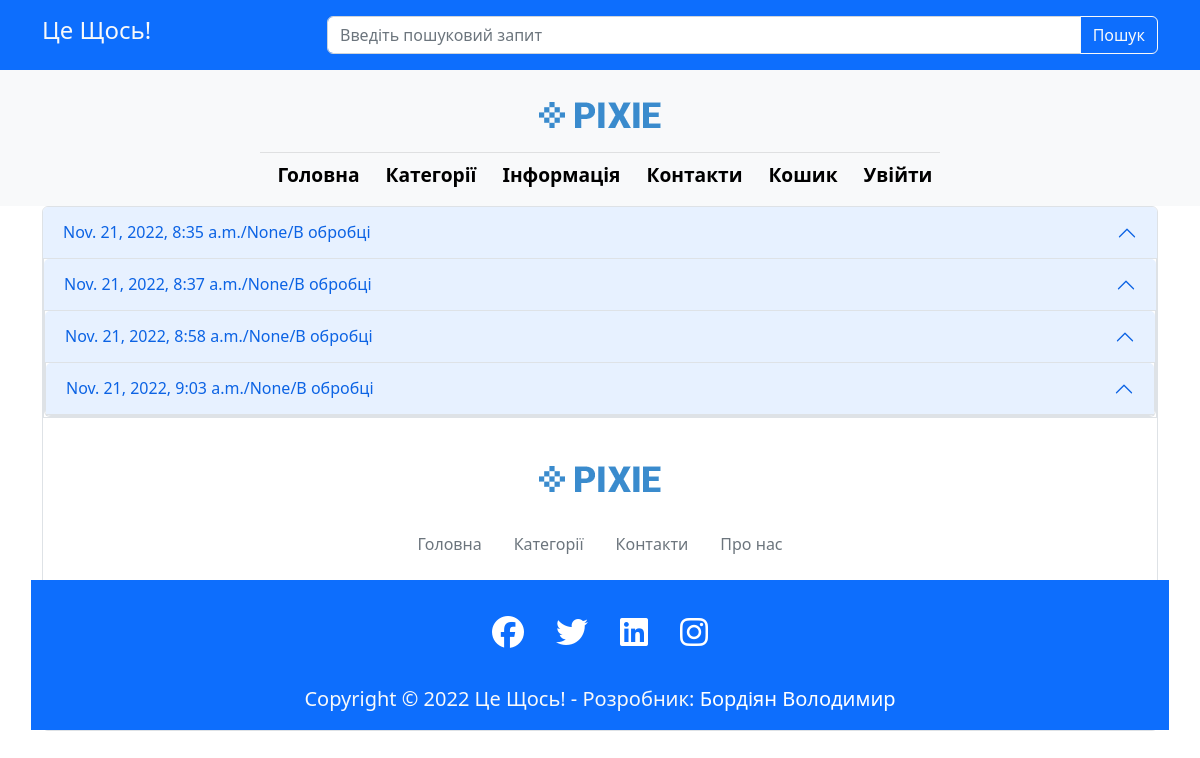
Before: /orders_management/ with the older database file.
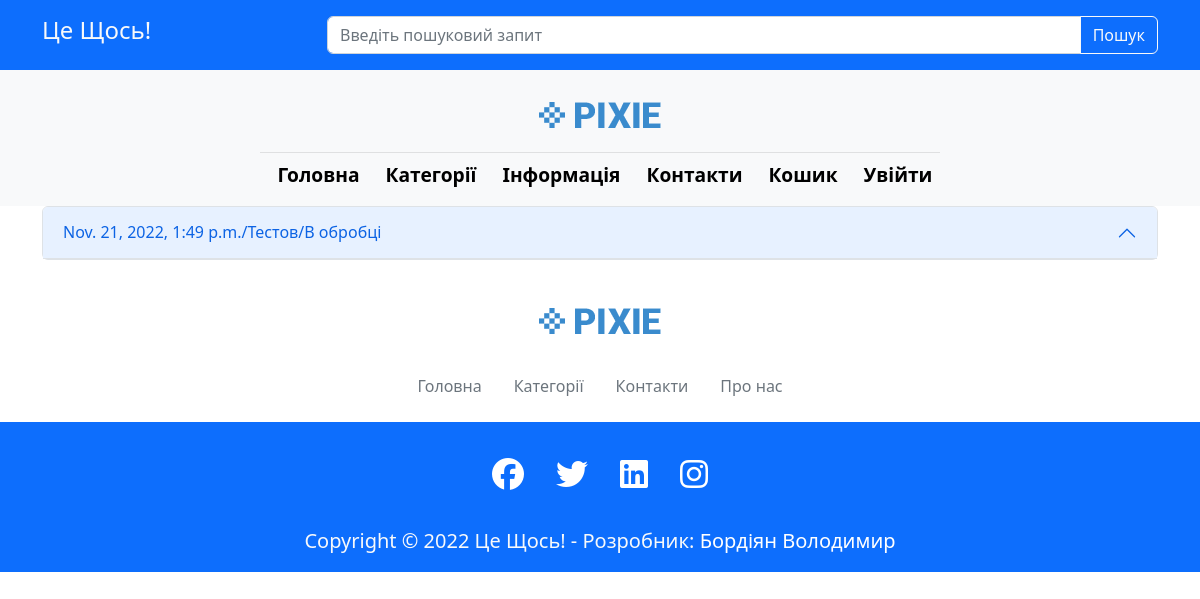
After: the same page with the newer database file.
### goods/models.py (models this page shows, shortened)
class OrderCard(models.Model):
    STATUS_CHOICES = (
        ("PROCESSING", "В обробці"),
        ("PREPARING", "Готується до відправки"),
        ("SENT", "Відправлено"),
        ("TAKEN", "Отримано"),
    )
    client = models.ForeignKey(Profile, on_delete=models.CASCADE, null=True, blank=True)
    session_id = models.CharField(max_length=100, null=True, blank=True)
    goods = models.ManyToManyField(OrderProduct, blank=True)
    city = models.CharField(max_length=200, null=True, blank=True)
    mail_post = models.CharField(max_length=200, null=True, blank=True)
    name = models.CharField(max_length=200, null=True, blank=True)
    surname = models.CharField(max_length=200, null=True, blank=True)
    father_name = models.CharField(max_length=200, null=True, blank=True)
    email = models.CharField(max_length=200, null=True, blank=True)
    phone_number = models.CharField(max_length=30, null=True, blank=True)
    total = models.FloatField(max_length=30,null=True, blank=True)
    status = models.CharField(max_length=25, choices=STATUS_CHOICES, default="PROCESSING")
    created = models.DateTimeField(auto_now_add=True)

### goods/views.py (the view)
# urls.py: path('orders_management/', views.orders_management, name="orders_management"),
def orders_management(request):
    cards = OrderCard.objects.all()
    if request.method == 'POST':
        changes = request.POST.get('status')
        card_id = request.POST.get('order_id')
        card = OrderCard.objects.get(id=card_id)
        card.status = changes
        card.save()
    context = {'cards': cards}
    return render(request, 'orders_management.html', context)

### goods/models.py (called while the page is built)
    def __str__(self):
        return self.name

    def __str__(self):
        return str(self.product_id)

    @property
    def total_price(self):
        total_price_order = self.count * self.product_id.price
        return total_price_order

### templates/orders_management.html (shortened to what this page needs)
{% extends 'main.html' %}
{% load static %}
{% block content %}
  <div class="container">
    <div class="accordion" id="accordionOrder">
      {% for card in cards %}
      <div class="accordion-item">
        <h2 class="accordion-header">
          <button class="accordion-button" type="button" data-bs-toggle="collapse" data-bs-target="#ID{{card.id}}"  aria-controls="ID{{card.id}}">
            {{card.created}}/{{card.surname}}/{{card.get_status_display}}
          </button>
        </h2>
      {% endfor %}
    </div>
  </div>
</div>
{% endblock %}

Changed rows visible on the page:
removed OrderCard: created "Nov. 21, 2022, 8:35 a.m.", surname "None", status "В обробці"
removed OrderCard: created "Nov. 21, 2022, 8:37 a.m.", surname "None", status "В обробці"
removed OrderCard: created "Nov. 21, 2022, 8:58 a.m.", surname "None", status "В обробці"
removed OrderCard: created "Nov. 21, 2022, 9:03 a.m.", surname "None", status "В обробці"
added OrderCard: created "Nov. 21, 2022, 1:49 p.m.", surname "Тестов", status "В обробці"
